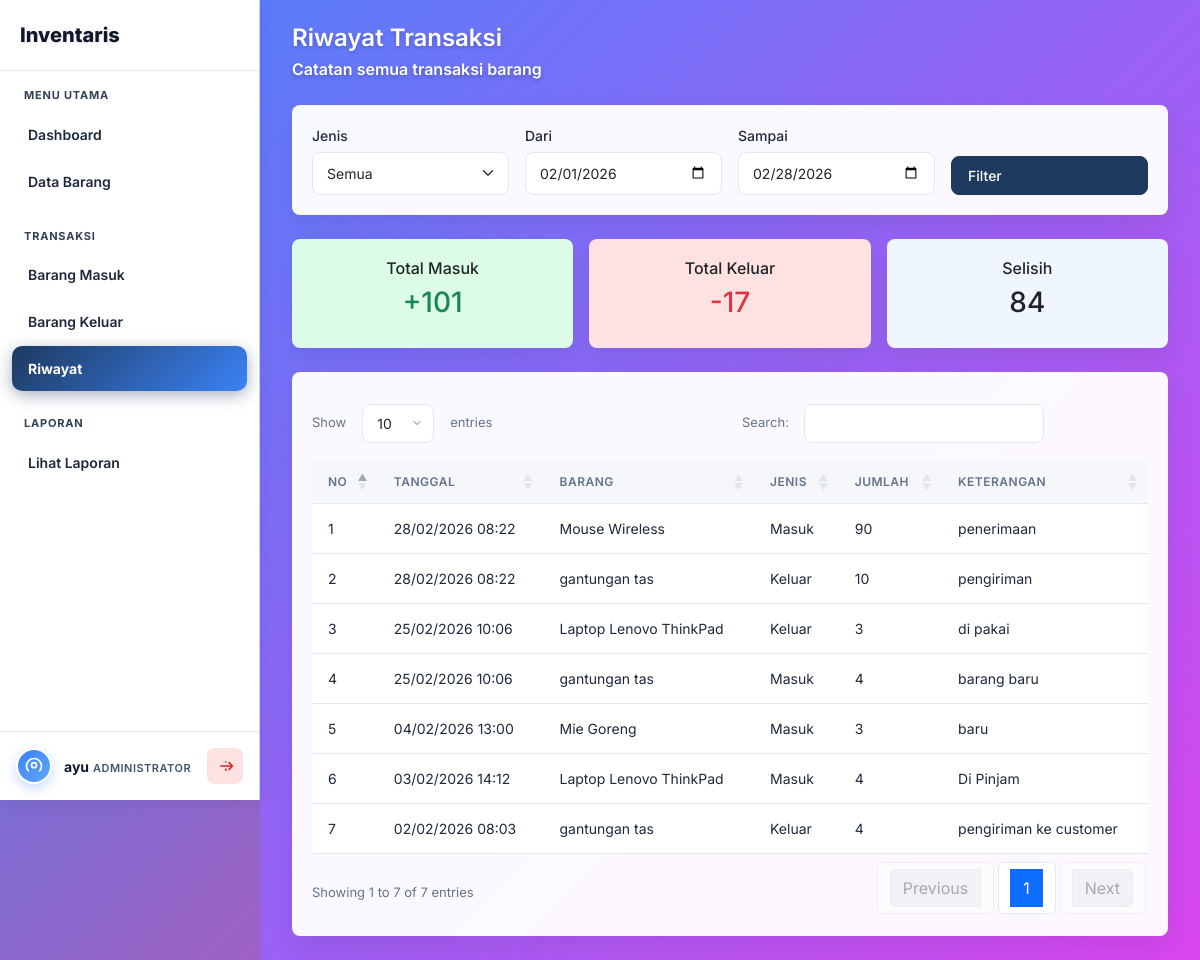
Page /app/transaksi/riwayat.php (signed in) on the committed database.
### tables this page shows
CREATE TABLE `transaksi` (
  `id` int NOT NULL,
  `id_barang` int NOT NULL,
  `jenis_transaksi` enum('masuk','keluar') NOT NULL,
  `jumlah` int NOT NULL,
  `tanggal_transaksi` datetime DEFAULT CURRENT_TIMESTAMP,
  `keterangan` text,
  `petugas_id` int DEFAULT NULL,
  `created_at` timestamp NULL DEFAULT CURRENT_TIMESTAMP,
  `updated_at` timestamp NULL DEFAULT CURRENT_TIMESTAMP ON UPDATE CURRENT_TIMESTAMP
);

CREATE TABLE `barang` (
  `id` int NOT NULL,
  `kode_barang` varchar(50) DEFAULT NULL,
  `nama_barang` varchar(100) NOT NULL,
  `id_kategori` int NOT NULL,
  `satuan` varchar(20) NOT NULL DEFAULT 'buah',
  `stok` int DEFAULT '0',
  `stok_minimal` int NOT NULL DEFAULT '0',
  `status` enum('aktif','nonaktif') NOT NULL DEFAULT 'aktif',
  `kondisi` enum('baik','rusak','hilang') NOT NULL DEFAULT 'baik',
  `harga` decimal(12,2) DEFAULT '0.00',
  `lokasi` varchar(100) DEFAULT NULL,
  `keterangan` text,
  `foto` varchar(255) DEFAULT NULL,
  `created_at` timestamp NULL DEFAULT CURRENT_TIMESTAMP,
  `updated_at` timestamp NULL DEFAULT CURRENT_TIMESTAMP ON UPDATE CURRENT_TIMESTAMP
);

### app/transaksi/riwayat.php (the view, shortened to what this page needs)
<?php
require_once __DIR__ . '/../includes/header.php';
require_once __DIR__ . '/../config/koneksi.php';
$filter_dari = $_GET['dari'] ?? date('Y-m-01');
$filter_sampai = $_GET['sampai'] ?? date('Y-m-d');
$sql = "SELECT t.*, b.nama_barang
        FROM transaksi t
        JOIN barang b ON t.id_barang = b.id
        WHERE DATE(t.tanggal_transaksi) BETWEEN ? AND ?";
$params = [$filter_dari, $filter_sampai];
$sql .= " ORDER BY t.tanggal_transaksi DESC";
$stmt = $pdo->prepare($sql);
$stmt->execute($params);
$data_transaksi = $stmt->fetchAll();
$total_masuk = 0;
$total_keluar = 0;
foreach ($data_transaksi as $t) {
    if ($t['jenis_transaksi'] === 'masuk') {
        $total_masuk += $t['jumlah'];
    } else {
        $total_keluar += $t['jumlah'];
    }
}
?>
<div class="page-header">
    <h1>Riwayat Transaksi</h1>
    <p>Catatan semua transaksi barang</p>
</div>
<div class="card mb-4">
    <div class="card-body">
        <form method="GET" class="row g-3 align-items-end">
            <div class="col-md-3">
                <label class="form-label">Jenis</label>
                <select name="jenis" class="form-select">
                    <option value="">Semua</option>
                </select>
            </div>
            <div class="col-md-3">
                <label class="form-label">Dari</label>
                <input type="date" name="dari" class="form-control" value="<?= $filter_dari ?>">
            </div>
            <div class="col-md-3">
                <label class="form-label">Sampai</label>
                <input type="date" name="sampai" class="form-control" value="<?= $filter_sampai ?>">
            </div>
            <div class="col-md-3">
                <button type="submit" class="btn btn-primary w-100">Filter</button>
            </div>
        </form>
    </div>
</div>
<div class="row g-3 mb-4">
    <div class="col-md-4">
        <div class="card" style="background:#dcfce7">
            <div class="card-body text-center">
                <h6>Total Masuk</h6>
                <h3 class="text-success">+<?= number_format($total_masuk) ?></h3>
            </div>
        </div>
    </div>
    <div class="col-md-4">
        <div class="card" style="background:#fee2e2">
            <div class="card-body text-center">
                <h6>Total Keluar</h6>
                <h3 class="text-danger">-<?= number_format($total_keluar) ?></h3>
            </div>
        </div>
    </div>
    <div class="col-md-4">
        <div class="card" style="background:#eff6ff">
            <div class="card-body text-center">
                <h6>Selisih</h6>
                <h3>
                    <?= number_format($total_masuk - $total_keluar) ?>
                </h3>
            </div>
        </div>
    </div>
</div>
<div class="card">
    <div class="card-body">
        <table id="tabelTransaksi" class="table table-hover">
            <thead>
                <tr>
                    <th>No</th>
                    <th>Tanggal</th>
                    <th>Barang</th>
                    <th>Jenis</th>
                    <th>Jumlah</th>
                    <th>Keterangan</th>
                </tr>
            </thead>
            <tbody>
                <?php $no=1; foreach($data_transaksi as $t): ?>
                <tr>
                    <td><?= $no++ ?></td>
                    <td><?= date('d/m/Y H:i', strtotime($t['tanggal_transaksi'])) ?></td>
                    <td><?= htmlspecialchars($t['nama_barang']) ?></td>
                    <td><?= ucfirst($t['jenis_transaksi']) ?></td>
                    <td><?= $t['jumlah'] ?></td>
                    <td><?= htmlspecialchars($t['keterangan'] ?: '-') ?></td>
                </tr>
                <?php endforeach ?>
            </tbody>
        </table>
    </div>
</div>
<?php require_once __DIR__ . '/../includes/footer.php'; ?>

### app/assets/css/style.css (style rules this page uses)
:root { --primary: #1e3a5f; --primary-hover: #2d5a8c; --primary-light: #eef4fa; --bg-body: #f5f7fa; --bg-sidebar: #ffffff; --bg-card: #ffffff; --bg-hover: #f1f5f9; --text-primary: #1e293b; --text-secondary: #64748b; --text-muted: #94a3b8; --border-color: #e2e8f0; --success: #22c55e; --danger: #ef4444; --warning: #f59e0b; --info: #0ea5e9; --font-family: 'Inter', -apple-system, BlinkMacSystemFont, sans-serif; --sidebar-width: 260px; --transition: all 0.2s ease; --shadow-sm: 0 1px 2px rgba(0, 0, 0, 0.05); --shadow: 0 1px 3px rgba(0, 0, 0, 0.1); --radius: 8px; }
* { margin: 0; padding: 0; box-sizing: border-box; }
body { font-family: var(--font-family); background: linear-gradient(135deg, #3b82f6, #ec4899); color: var(--text-primary); font-size: 14px; line-height: 1.5; min-height: 100vh; }
.page-header { margin-bottom: 24px; }
.page-header h1 { font-size: 24px; font-weight: 600; color: #ffffff; margin-bottom: 4px; text-shadow: 0 2px 4px rgba(0, 0, 0, 0.2); }
.page-header p { color: #ffffff !important; font-weight: 600 !important; font-size: 16px !important; text-shadow: 0 2px 4px rgba(0, 0, 0, 0.25) !important; margin: 0; opacity: 1 !important; }
.card { background: rgba(255, 255, 255, 0.96); border: none; border-radius: var(--radius); box-shadow: 0 10px 25px rgba(0, 0, 0, 0.08); }
.card-body { padding: 20px; }
.btn { font-weight: 500; padding: 8px 16px; border-radius: var(--radius); font-size: 14px; transition: var(--transition); display: inline-flex; align-items: center; gap: 8px; }
.btn-primary { background: var(--primary); border-color: var(--primary); color: white; }
.form-control, .form-select { border: 1px solid var(--border-color); border-radius: var(--radius); padding: 10px 14px; font-size: 14px; transition: var(--transition); }
.form-label { font-weight: 500; color: var(--text-primary); margin-bottom: 6px; font-size: 14px; }
.table { margin-bottom: 0; }
.table th { font-weight: 600; color: var(--text-secondary); font-size: 12px; text-transform: uppercase; letter-spacing: 0.5px; border-bottom: 1px solid var(--border-color); padding: 12px 16px; background: var(--bg-body); }
.table td { padding: 14px 16px; border-bottom: 1px solid var(--border-color); vertical-align: middle; color: var(--text-primary); }

### rows in the picture
transaksi: tanggal_transaksi "28/02/2026 08:22", id_barang.nama_barang "Mouse Wireless", jenis_transaksi "Masuk", jumlah "90", keterangan "penerimaan"
transaksi: tanggal_transaksi "28/02/2026 08:22", id_barang.nama_barang "gantungan tas", jenis_transaksi "Keluar", jumlah "10", keterangan "pengiriman"
transaksi: tanggal_transaksi "25/02/2026 10:06", id_barang.nama_barang "Laptop Lenovo ThinkPad", jenis_transaksi "Keluar", jumlah "3", keterangan "di pakai"
transaksi: tanggal_transaksi "25/02/2026 10:06", id_barang.nama_barang "gantungan tas", jenis_transaksi "Masuk", jumlah "4", keterangan "barang baru"
transaksi: tanggal_transaksi "04/02/2026 13:00", id_barang.nama_barang "Mie Goreng", jenis_transaksi "Masuk", jumlah "3", keterangan "baru"
transaksi: tanggal_transaksi "03/02/2026 14:12", id_barang.nama_barang "Laptop Lenovo ThinkPad", jenis_transaksi "Masuk", jumlah "4", keterangan "Di Pinjam"
transaksi: tanggal_transaksi "02/02/2026 08:03", id_barang.nama_barang "gantungan tas", jenis_transaksi "Keluar", jumlah "4", keterangan "pengiriman ke customer"

### other values in the picture
$total_masuk "101"
$total_keluar "17"
$total_masuk - $total_keluar "84"
